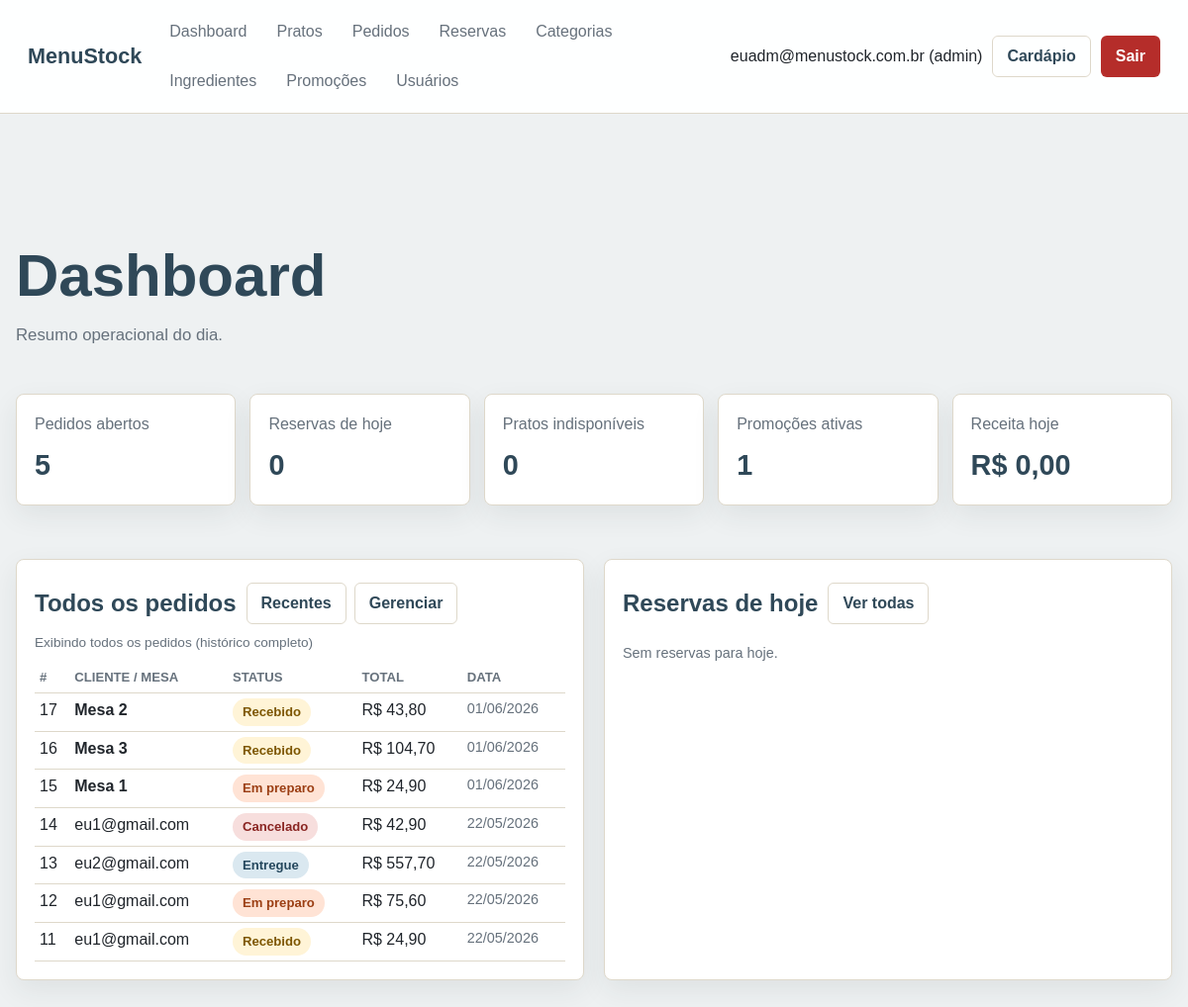
Screenshot of /admin/views/dashboard.php?pedidos=todos (signed in) with the database file from the repository.
### tables this page shows
CREATE TABLE `usuarios` (
  `id` int(11) NOT NULL,
  `nome` varchar(100) NOT NULL,
  `email` varchar(150) NOT NULL,
  `senha` varchar(255) NOT NULL,
  `telefone` varchar(20) DEFAULT NULL,
  `tipo` enum('admin','garcom','user') NOT NULL DEFAULT 'user',
  `login_attempts` tinyint(3) UNSIGNED NOT NULL DEFAULT 0,
  `locked_until` datetime DEFAULT NULL,
  `created_at` timestamp NOT NULL DEFAULT current_timestamp(),
  `updated_at` timestamp NOT NULL DEFAULT current_timestamp() ON UPDATE current_timestamp()
);

CREATE TABLE `pedidos` (
  `id` int(11) NOT NULL,
  `usuario_id` int(11) DEFAULT NULL,
  `status` enum('recebido','preparo','pronto','entregue','cancelado') NOT NULL DEFAULT 'recebido',
  `obs_geral` text DEFAULT NULL COMMENT 'Observacao geral do pedido',
  `total` decimal(10,2) NOT NULL DEFAULT 0.00,
  `created_at` timestamp NOT NULL DEFAULT current_timestamp(),
  `updated_at` timestamp NOT NULL DEFAULT current_timestamp() ON UPDATE current_timestamp(),
  `mesa` tinyint(4) DEFAULT NULL
);

### admin/config/auth.php (called while the page is built, shortened)
<?php
require_once __DIR__ . '/conexao.php';
function e(mixed $value): string
{
    return htmlspecialchars((string) $value, ENT_QUOTES, 'UTF-8');
}
function isLoggedIn(): bool
{
    return !empty($_SESSION['usuario_id']);
}
function currentUserId(): ?int
{
    return isset($_SESSION['usuario_id']) ? (int) $_SESSION['usuario_id'] : null;
}
function currentUserTipo(): ?string
{
    return $_SESSION['usuario_tipo'] ?? null;
}
function hasRole(array|string $roles): bool
{
    $roles = is_array($roles) ? $roles : [$roles];
    return isLoggedIn() && in_array(currentUserTipo(), $roles, true);
}
function currentUser(): ?array
{
    $stmt = getConnection()->prepare('SELECT id, nome, email, telefone, tipo FROM usuarios WHERE id = ?');
    $stmt->execute([currentUserId()]);
    $user = $stmt->fetch();
    return $user;
}
function formatMoney(float|int|string $value): string
{
    return 'R$ ' . number_format((float) $value, 2, ',', '.');
}
function statusLabel(string $status): string
{
    $labels = [
        'recebido' => 'Recebido',
        'preparo' => 'Em preparo',
        'pronto' => 'Pronto',
        'entregue' => 'Entregue',
        'cancelado' => 'Cancelado',
        'pendente' => 'Pendente',
        'confirmada' => 'Confirmada',
        'cancelada' => 'Cancelada',
    ];
    return $labels[$status] ?? ucfirst($status);
}

### admin/config/conexao.php (called while the page is built, shortened)
<?php
function getConnection(): PDO
{
    static $pdo = null;
    if ($pdo instanceof PDO) {
        return $pdo;
    }
    $host = getenv('DB_HOST') ?: getenv('MYSQLHOST') ?: 'zephyr.proxy.rlwy.net';
    $port = getenv('DB_PORT') ?: getenv('MYSQLPORT') ?: '46100';
    $database = getenv('DB_NAME') ?: getenv('MYSQLDATABASE') ?: 'menustock';
    $user = getenv('DB_USER') ?: getenv('MYSQLUSER') ?: 'root';
    $password = getenv('DB_PASS') ?: getenv('MYSQLPASSWORD') ?: 'ojuEPvwwMfxxPVxEbtBZrEFVKfSvwfrr';
    $dsn = "mysql:host={$host};port={$port};dbname={$database};charset=utf8mb4";
    try {
        $pdo = new PDO($dsn, $user, $password, [
            PDO::ATTR_ERRMODE => PDO::ERRMODE_EXCEPTION,
            PDO::ATTR_DEFAULT_FETCH_MODE => PDO::FETCH_ASSOC,
            PDO::ATTR_EMULATE_PREPARES => false,
        ]);
    } catch (PDOException $exception) {
        http_response_code(500);
        exit('Falha ao conectar ao banco de dados.');
    }
    return $pdo;
}

### admin/models/Pedido.php (called while the page is built, shortened)
<?php
require_once __DIR__ . '/../config/conexao.php';
class Pedido
{
    private PDO $pdo;
    public function __construct()
    {
        $this->pdo = getConnection();
    }
    public function listar(?string $status = null, bool $somenteHoje = false): array
    {
        $sql = "SELECT p.id, p.status, p.total, p.obs_geral, p.created_at, p.updated_at, p.mesa,
                       u.nome AS cliente, u.telefone, COUNT(ip.id) AS total_itens
                FROM pedidos p
                LEFT JOIN usuarios u ON u.id = p.usuario_id
                LEFT JOIN itens_pedido ip ON ip.pedido_id = p.id";
        $params = [];
        $where = [];
        $sql .= ' GROUP BY p.id, p.status, p.total, p.obs_geral, p.created_at, p.updated_at, p.mesa, u.nome, u.telefone
                  ORDER BY p.created_at DESC';
        $stmt = $this->pdo->prepare($sql);
        $stmt->execute($params);
        return $stmt->fetchAll();
    }
}

### admin/models/Reserva.php (called while the page is built, shortened)
<?php
require_once __DIR__ . '/../config/conexao.php';
class Reserva
{
    private PDO $pdo;
    public function __construct(int $capacidadePorHorario = 60)
    {
        $this->pdo = getConnection();
        $this->atualizarReservasExpiradas();
    }
    private function atualizarReservasExpiradas(): void
    {
        $stmt = $this->pdo->prepare(
            'UPDATE reservas SET status = "cancelada" WHERE status = "pendente" AND data < CURDATE()'
        );
        $stmt->execute();
    }
    public function listar(?string $data = null): array
    {
        $sql = "SELECT r.*, u.nome AS cliente, u.telefone
                FROM reservas r
                JOIN usuarios u ON u.id = r.usuario_id
                WHERE r.data >= CURDATE()";
        $params = [];
        if ($data) {
            $sql .= ' AND r.data = ?';
            $params[] = $data;
        }
        $sql .= ' ORDER BY r.data ASC, r.horario ASC';
        $stmt = $this->pdo->prepare($sql);
        $stmt->execute($params);
        return $stmt->fetchAll();
    }
}

### admin/views/dashboard.php (the view, shortened to what this page needs)
<?php
require_once __DIR__ . '/../config/auth.php';
require_once __DIR__ . '/../models/Pedido.php';
require_once __DIR__ . '/../models/Reserva.php';
$pdo = getConnection();
$pedidoModel = new Pedido();
$reservaModel = new Reserva();
$pedidosAbertos = (int) $pdo->query("SELECT COUNT(*) FROM pedidos WHERE status IN ('recebido','preparo','pronto')")->fetchColumn();
$reservasHoje = (int) $pdo->query('SELECT COUNT(*) FROM reservas WHERE data = CURDATE() AND status <> "cancelada"')->fetchColumn();
$pratosIndisponiveis = (int) $pdo->query('SELECT COUNT(*) FROM pratos WHERE disponivel = 0')->fetchColumn();
$promocoesAtivas = (int) $pdo->query('SELECT COUNT(*) FROM vw_promocoes_ativas')->fetchColumn();
$mostrarReceita = hasRole('admin');
$faturamentoHoje = $mostrarReceita
    ? (float) $pdo->query('SELECT COALESCE(SUM(total), 0) FROM pedidos WHERE DATE(created_at) = CURDATE() AND status <> "cancelado"')->fetchColumn()
    : 0.0;
$verTodos       = isset($_GET['pedidos']) && $_GET['pedidos'] === 'todos';
$ultimosPedidos = $verTodos
    ? $pedidoModel->listar()
    : array_slice($pedidoModel->listar(null, true), 0, 6);
$reservasDoDia = $reservaModel->listar(date('Y-m-d'));
require_once __DIR__ . '/../config/header_admin.php';
?>
<section class="page-heading">
    <h1>Dashboard</h1>
    <p>Resumo operacional do dia.</p>
</section>
<section class="stats-grid <?= $mostrarReceita ? '' : 'stats-grid-centered' ?>">
    <article class="stat-card">
        <span>Pedidos abertos</span>
        <strong><?= $pedidosAbertos ?></strong>
    </article>
    <article class="stat-card">
        <span>Reservas de hoje</span>
        <strong><?= $reservasHoje ?></strong>
    </article>
    <article class="stat-card">
        <span>Pratos indisponíveis</span>
        <strong><?= $pratosIndisponiveis ?></strong>
    </article>
    <article class="stat-card">
        <span>Promoções ativas</span>
        <strong><?= $promocoesAtivas ?></strong>
    </article>
    <?php if ($mostrarReceita): ?>
        <article class="stat-card">
            <span>Receita hoje</span>
            <strong><?= formatMoney($faturamentoHoje) ?></strong>
        </article>
    <?php endif; ?>
</section>
<section class="split-layout">
    <article class="panel">
        <div class="section-head">
            <h2>
                <?= $verTodos ? 'Todos os pedidos' : 'Pedidos recentes' ?>
            </h2>
            <div class="inline-form" style="gap: 8px;">
                <?php if ($verTodos): ?>
                    <a class="btn btn-ghost" href="dashboard.php">Recentes</a>
                <?php else: ?>
                    <a class="btn btn-ghost" href="dashboard.php?pedidos=todos">Ver todos</a>
                <?php endif; ?>
                <a class="btn btn-ghost" href="gerenciar_pedidos.php">Gerenciar</a>
            </div>
        </div>
        <?php if (!$verTodos): ?>
            <p class="muted dashboard-date-label">
                Exibindo pedidos de hoje —
                <?= date('d/m/Y') ?>
            </p>
        <?php else: ?>
            <p class="muted dashboard-date-label">
                Exibindo todos os pedidos (histórico completo)
            </p>
        <?php endif; ?>
        <div class="table-wrap">
            <table>
                <thead>
                    <tr>
                        <th>#</th>
                        <th>Cliente / Mesa</th>
                        <th>Status</th>
                        <th>Total</th>
                        <?php if ($verTodos): ?>
                            <th>Data</th>
                        <?php endif; ?>
                    </tr>
                </thead>
                <tbody>
                    <?php foreach ($ultimosPedidos as $i => $pedido): ?>
                        <tr>
                            <td><?= $verTodos ? (int) $pedido['id'] : count($ultimosPedidos) - $i ?></td>
                            <td>
                                <?php if (!empty($pedido['mesa'])): ?>
                                    <strong>Mesa <?= (int) $pedido['mesa'] ?></strong>
                                <?php else: ?>
                                    <?= e($pedido['cliente'] ?? '—') ?>
                                <?php endif; ?>
                            </td>
                            <td><span class="status status-<?= e($pedido['status']) ?>"><?= statusLabel($pedido['status']) ?></span></td>
                            <td><?= formatMoney($pedido['total']) ?></td>
                            <?php if ($verTodos): ?>
                                <td class="muted">
                                    <?= date('d/m/Y', strtotime((string) $pedido['created_at'])) ?>
                                </td>
                            <?php endif; ?>
                        </tr>
                    <?php endforeach; ?>
                </tbody>
            </table>
        </div>
    </article>
    <article class="panel">
        <div class="section-head">
            <h2>Reservas de hoje</h2>
            <a class="btn btn-ghost" href="gerenciar_reservas.php">Ver todas</a>
        </div>
        <div class="stack">
            <?php if (!$reservasDoDia): ?>
                <p class="muted">Sem reservas para hoje.</p>
            <?php endif; ?>
        </div>
    </article>
</section>
<?php require_once __DIR__ . '/../config/footer_admin.php'; ?>

### admin/config/header_admin.php (shortened to what this page needs)
<?php
require_once __DIR__ . '/auth.php';
$adminUser = currentUser();
?>
<!doctype html>
<html lang="pt-BR">
<head>
    <link rel="stylesheet" href="../public/css/style.css">
</head>
<body class="admin-body">
<header class="admin-topbar">
    <a class="brand" href="<?= hasRole('garcom') ? 'menu_garcom.php' : 'dashboard.php' ?>">MenuStock</a>
    <nav class="admin-nav" aria-label="Menu administrativo">
        <a href="dashboard.php">Dashboard</a>
        <a href="gerenciar_pratos.php">Pratos</a>
        <a href="gerenciar_pedidos.php">Pedidos</a>
        <a href="gerenciar_reservas.php">Reservas</a>
        <?php if (hasRole('admin')): ?>
            <a href="gerenciar_categorias.php">Categorias</a>
            <a href="gerenciar_ingredientes.php">Ingredientes</a>
            <a href="gerenciar_promocoes.php">Promoções</a>
            <a href="ver_usuarios.php">Usuários</a>
        <?php endif; ?>
    </nav>
    <div class="topbar-actions">
        <span><?= e($adminUser['nome'] ?? 'Usuário') ?> (<?= e(currentUserTipo() ?? '') ?>)</span>
        <a class="btn btn-ghost" href="../../index.php">Cardápio</a>
        <form method="post" action="../controllers/logout.php">
            <button class="btn btn-danger" type="submit">Sair</button>
        </form>
    </div>
</header>
<main class="container admin-main">

### admin/public/css/style.css (style rules this page uses)
:root { --bg: #f7f5ef; --surface: #ffffff; --surface-soft: #f1eee6; --text: #20252b; --muted: #66717c; --line: #ded8ca; --primary: #2f4858; --primary-dark: #213540; --secondary: #e85d2a; --secondary-dark: #c74718; --success: #1f8a5b; --danger: #b52d2a; --warning: #a46c00; --radius: 8px; --shadow: 0 10px 28px rgba(35, 45, 55, 0.08); }
* { box-sizing: border-box; }
body { margin: 0; min-height: 100vh; background: var(--bg); color: var(--text); font-family: Arial, Helvetica, sans-serif; line-height: 1.5; }
a { color: inherit; text-decoration: none; }
button, input, select, textarea { font: inherit; }
table { width: 100%; border-collapse: collapse; }
th, td { padding: 5px; border-bottom: 1px solid var(--line); text-align: left; vertical-align: top; }
th { color: var(--muted); font-size: 0.82rem; text-transform: uppercase; }
.container { width: min(1180px, calc(100% - 32px)); margin: 0 auto; }
.admin-body .container { width: min(1400px, calc(100% - 32px)); }
.site-header, .admin-topbar { position: sticky; top: 0; z-index: 20; display: flex; align-items: center; gap: 18px; justify-content: space-between; min-height: 72px; padding: 12px 28px; background: rgba(255, 255, 255, 0.94); border-bottom: 1px solid var(--line); backdrop-filter: blur(12px); }
.brand { color: var(--primary); font-size: 1.35rem; font-weight: 800; white-space: nowrap; }
.site-nav, .admin-nav, .site-actions, .topbar-actions, .inline-form, .form-actions, .section-head, .cart-summary, .order-head { display: flex; align-items: center; gap: 10px; flex-wrap: wrap; }
.site-nav, .admin-nav { flex: 1; }
.site-nav a, .admin-nav a { color: var(--muted); padding: 8px 10px; border-radius: 6px; }
.admin-body { background: #eef1f2; }
.admin-main { padding: 28px 0 44px; }
.btn { display: inline-flex; align-items: center; justify-content: center; gap: 8px; min-height: 38px; border: 1px solid transparent; border-radius: 6px; padding: 8px 14px; cursor: pointer; font-weight: 700; }
.btn-danger { background: var(--danger); color: #fff; }
.btn-ghost { background: transparent; border-color: var(--line); color: var(--primary); }
.hero h1, .page-heading h1 { max-width: 720px; margin: 0; color: var(--primary); font-size: clamp(2rem, 5vw, 4rem); line-height: 1; }
.hero p, .page-heading p { max-width: 620px; color: var(--muted); font-size: 1.05rem; }
.card, .panel, .stat-card, .empty-state { background: var(--surface); border: 1px solid var(--line); border-radius: var(--radius); box-shadow: var(--shadow); }
.card-content, .panel, .empty-state { padding: 18px; }
.dish-card h2, .panel h2 { margin: 8px 0; color: var(--primary); }
.dish-meta, .muted { color: var(--muted); font-size: 0.9rem; }
.auth-grid, .split-layout, .detail-layout { display: grid; grid-template-columns: repeat(2, minmax(0, 1fr)); gap: 20px; padding: 32px 0; }
.stack, .stack-form { display: grid; gap: 14px; }
.page-heading { padding: 28px 0 8px; }
.table-wrap { overflow-x: auto; -webkit-overflow-scrolling: touch; }
.stats-grid { display: grid; grid-template-columns: repeat(auto-fit, minmax(180px, 1fr)); gap: 14px; margin: 22px 0; }
.stat-card { padding: 18px; }
.stat-card span { color: var(--muted); }
.stat-card strong { display: block; margin-top: 8px; color: var(--primary); font-size: 1.8rem; }
.status { display: inline-flex; align-items: center; min-height: 26px; border-radius: 999px; background: var(--surface-soft); color: var(--primary); padding: 4px 10px; font-size: 0.82rem; font-weight: 800; }
.status-recebido, .status-pendente { background: #fff4d7; color: #7d5600; }
.status-preparo { background: #ffe3d5; color: #9b3e13; }
.status-entregue { background: #dae8f0; color: #24475d; }
.status-cancelado, .status-cancelada { background: #f7dedd; color: #8a2522; }
.dashboard-date-label { margin: 4px 0 10px; font-size: 0.85rem; }

### rows the page displays
usuarios: nome "euadm@menustock.com.br"
pedidos: id "17", mesa "2", status "Recebido", total "R$ 43,80", created_at "01/06/2026"
pedidos: id "16", mesa "3", status "Recebido", total "R$ 104,70", created_at "01/06/2026"
pedidos: id "15", mesa "1", status "Em preparo", total "R$ 24,90", created_at "01/06/2026"
pedidos: id "14", usuario.nome "eu1@gmail.com", status "Cancelado", total "R$ 42,90", created_at "22/05/2026"
pedidos: id "13", usuario.nome "eu2@gmail.com", status "Entregue", total "R$ 557,70", created_at "22/05/2026"
pedidos: id "12", usuario.nome "eu1@gmail.com", status "Em preparo", total "R$ 75,60", created_at "22/05/2026"
pedidos: id "11", usuario.nome "eu1@gmail.com", status "Recebido", total "R$ 24,90", created_at "22/05/2026"

### other values shown
currentUserTipo() "admin"
$pedidosAbertos "5"
$reservasHoje "0"
$pratosIndisponiveis "0"
$promocoesAtivas "1"
formatMoney($faturamentoHoje) "R$ 0,00"
